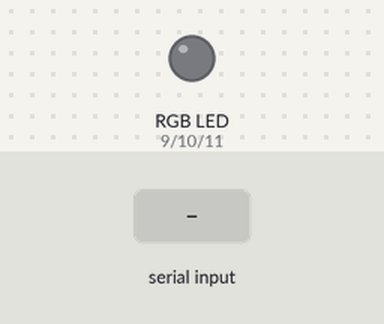
Bench run of a sketch on a simulated Arduino Mega 2560, built with avr-gcc and run on an emulated ATmega2560. Shown: an RGB LED mixed from three pins (HIGH = lit). Inputs (shaded band) come from the test bench.

Above: at 1.2 s.
1.3 s: "90,45\n" received over Serial
At 2.2 s:
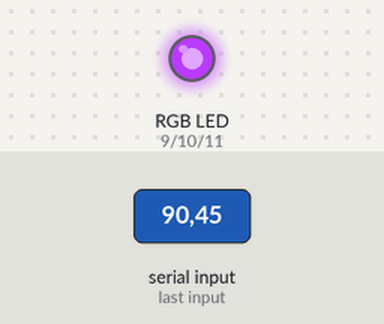
2.8 s: "30,150\n" received over Serial
At 3.3 s:
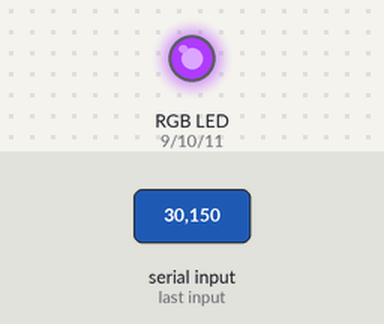
4.3 s: "0\n" received over Serial
At 5.5 s:
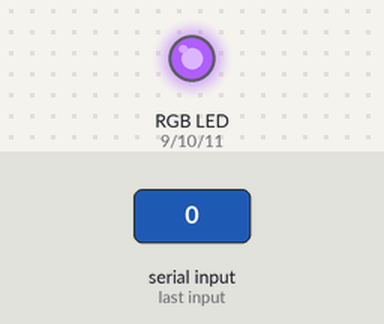
5.8 s: "97\n" received over Serial
At 6.7 s:
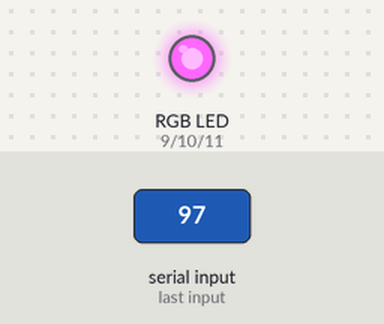
7.3 s: "90\n" received over Serial
At 7.8 s:
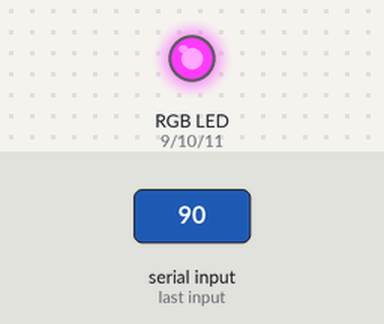
8.8 s: "200\n" received over Serial
At 10.1 s:
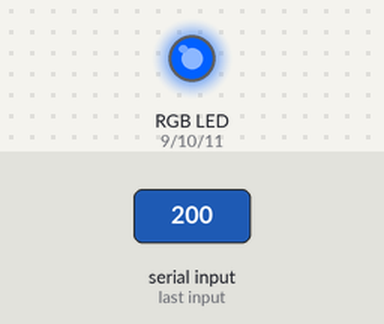
Timing chart, 0 to 11.3 s (numbered marks = the images above; inputs shaded):
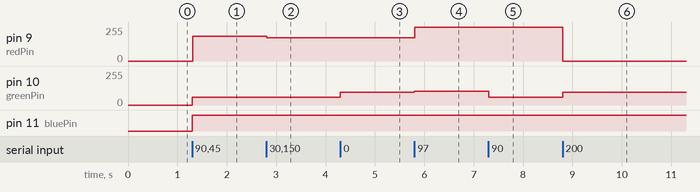

The sketch:

rgbled.ino
```cpp
/**
RGB LED CONTROL by serial port
  <davidiglesanchez@gmail.com>

  Coded to Mega 2560
*/


//LEDS PinOUT:
const int redPin = 9;     // Red pin
const int greenPin = 10;  // Green pin
const int bluePin = 11;   // Blue pin


void setup() {
  // Serial configuration
  Serial.begin(9600);

  // Pinout configuration
  pinMode(redPin, OUTPUT);
  pinMode(greenPin, OUTPUT);
  pinMode(bluePin, OUTPUT);

}


// Red, Green, Blue values
int rValue = 0;
int gValue = 0;
int bValue = 0;

int valor = 0;
int pos = 0;

int parseData(int ascii){
  if(ascii>=48 && ascii<=57){
    return ascii-48;
  }
  if(ascii>=65 && ascii<=90){
    return ascii-55;
  }


}

/**
Function: loop()
    Main function.
*/

void loop() {

  //Read serial data
  while(Serial.available()>0){

    int r = Serial.read();
    if(pos == 0){
      valor +=parseData((int)r)*35;
      pos =1;
    }else{
      valor+=parseData((int)r);
      if(valor <= 255){
        rValue = constrain(valor, 0, 255);
      }else if(valor<=511){
        gValue = constrain(valor-256, 0, 255);
      }else{
        bValue = constrain(valor-512, 0, 255);
      }

      //Serial.println("OK");

      analogWrite(redPin, rValue);
      analogWrite(greenPin, gValue);
      analogWrite(bluePin, bValue);
      pos = 0;
      valor = 0;
    }


    if(r==97){
      pos = 0;
      valor = 0;
      rValue = 0;
      gValue = 0;
      bValue = 0;
      analogWrite(redPin, rValue);
      analogWrite(greenPin, gValue);
      analogWrite(bluePin, bValue);

    }

  }


}
```

Measured:
- after the input at 1.3 s, pin 9 (redPin): 0/255 → 185/255 at once; pin 10 (greenPin): 0/255 → 59/255 at once; pin 11 (bluePin): LOW → HIGH at once
- after the input at 2.8 s, pin 9 (redPin): 185/255 → 175/255 at once
- after the input at 4.3 s, pin 10 (greenPin): 59/255 → 94/255 at once
- after the input at 5.8 s, pin 9 (redPin): 175/255 → 255/255 at once; pin 10 (greenPin): 94/255 → 103/255 at once
- after the input at 7.3 s, pin 10 (greenPin): 103/255 → 59/255 at once
- after the input at 8.8 s, pin 9 (redPin): 255/255 → 0/255 at once; pin 10 (greenPin): 59/255 → 96/255 at once
